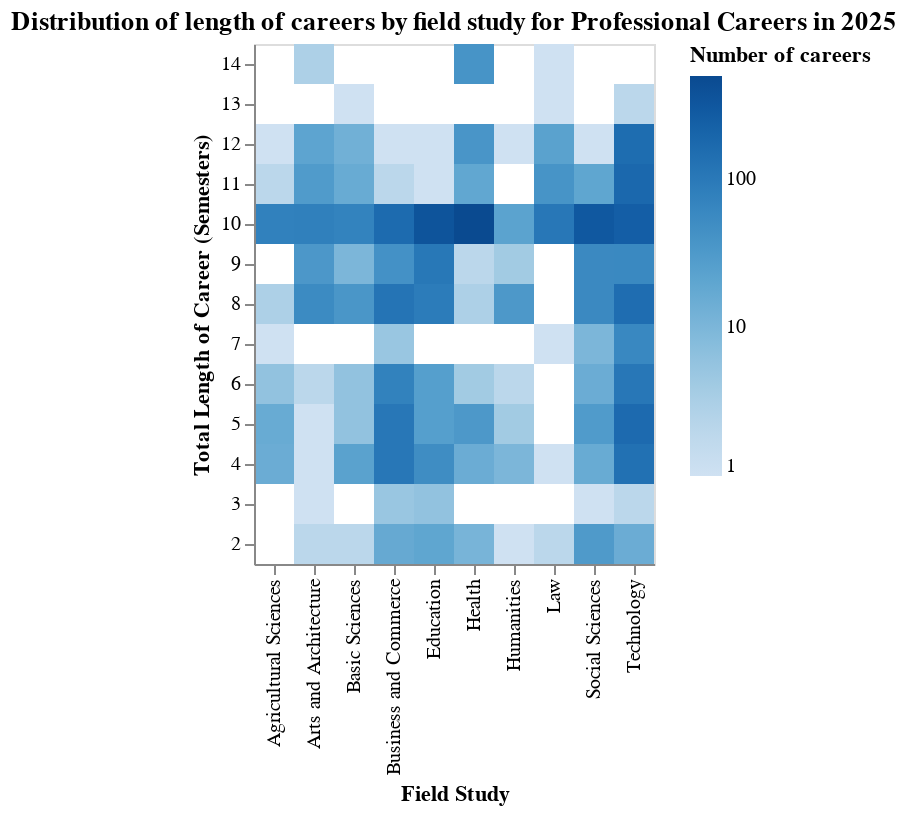

The cell this chart's notebook holds for it:
### Markdown cell above
# **Sixth Chart: Heat Map for career length and Study field for 2025**

The following Chart shows how long are careers per field study for Professional
Careers of Undergrads in 2025

### Code cell
x = "área del conocimiento"
y = "duración total de carrera"

df_6 = raw[(raw["año"] == 2025) & 
           (raw["clasificación institución nivel 1"] == "Universidades") &
           (raw["nivel global"] == "Pregrado")]
df_6 = df_6[["duración total de carrera", "área del conocimiento"]]
df_6 = (
    df_6.groupby([x,y])[y]
    .count()
    .reset_index(name="count")
)
df_6["área del conocimiento"] = df_6.apply(translate_area_del_conocimiento, axis=1)

chart_6 = (
    alt.Chart(df_6)
    .mark_rect()
    .encode(
        x=alt.X(x, title="Field Study"),
        y=alt.Y(y, type="ordinal", sort="descending", title="Total Length of Career (Semesters)"),
        color=alt.Color("count", scale=alt.Scale(scheme="blues", type="log"),
            title="Number of careers"
        ),
        tooltip=[x, y, "count"]
    )
    .properties(
        title="Distribution of length of careers by field study for Professional Careers in 2025"
    )
)
chart_6

### Figure 1 — Vega-Lite specification as saved in the notebook (floating-point values rounded to 4 significant figures)
{"config": {"view": {"continuousWidth": 300, "continuousHeight": 300}}, "data": {"name": "data-9bcc0f281d0e48513fc82e4c67deda63"}, "mark": {"type": "rect"}, "encoding": {"color": {"field": "count", "scale": {"scheme": "blues", "type": "log"}, "title": "Number of careers", "type": "quantitative"}, "tooltip": [{"field": "área del conocimiento", "type": "nominal"}, {"field": "duración total de carrera", "type": "quantitative"}, {"field": "count", "type": "quantitative"}], "x": {"field": "área del conocimiento", "title": "Field Study", "type": "nominal"}, "y": {"field": "duración total de carrera", "sort": "descending", "title": "Total Length of Career (Semesters)", "type": "ordinal"}}, "title": "Distribution of length of careers by field study for Professional Careers in 2025", "$schema": "https://vega.github.io/schema/vega-lite/v5.20.1.json", "datasets": {"data-9bcc0f281d0e48513fc82e4c67deda63": [{"área del conocimiento": "Business and Commerce", "duración total de carrera": 2.0, "count": 17}, {"área del conocimiento": "Business and Commerce", "duración total de carrera": 3.0, "count": 5}, {"área del conocimiento": "Business and Commerce", "duración total de carrera": 4.0, "count": 107}, {"área del conocimiento": "Business and Commerce", "duración total de carrera": 5.0, "count": 107}, {"área del conocimiento": "Business and Commerce", "duración total de carrera": 6.0, "count": 75}, {"área del conocimiento": "Business and Commerce", "duración total de carrera": 7.0, "count": 5}, {"área del conocimiento": "Business and Commerce", "duración total de carrera": 8.0, "count": 119}, {"área del conocimiento": "Business and Commerce", "duración total de carrera": 9.0, "count": 42}, {"área del conocimiento": "Business and Commerce", "duración total de carrera": 10.0, "count": 161}, {"área del conocimiento": "Business and Commerce", "duración total de carrera": 11.0, "count": 2}, {"área del conocimiento": "Business and Commerce", "duración total de carrera": 12.0, "count": 1}, {"área del conocimiento": "Agricultural Sciences", "duración total de carrera": 4.0, "count": 15}, {"área del conocimiento": "Agricultural Sciences", "duración total de carrera": 5.0, "count": 16}, {"área del conocimiento": "Agricultural Sciences", "duración total de carrera": 6.0, "count": 6}, {"área del conocimiento": "Agricultural Sciences", "duración total de carrera": 7.0, "count": 1}, {"área del conocimiento": "Agricultural Sciences", "duración total de carrera": 8.0, "count": 3}, {"área del conocimiento": "Agricultural Sciences", "duración total de carrera": 10.0, "count": 77}, {"área del conocimiento": "Agricultural Sciences", "duración total de carrera": 11.0, "count": 2}, {"área del conocimiento": "Agricultural Sciences", "duración total de carrera": 12.0, "count": 1}, {"área del conocimiento": "Arts and Architecture", "duración total de carrera": 2.0, "count": 2}, {"área del conocimiento": "Arts and Architecture", "duración total de carrera": 3.0, "count": 1}, {"área del conocimiento": "Arts and Architecture", "duración total de carrera": 4.0, "count": 1}, {"área del conocimiento": "Arts and Architecture", "duración total de carrera": 5.0, "count": 1}, {"área del conocimiento": "Arts and Architecture", "duración total de carrera": 6.0, "count": 2}, {"área del conocimiento": "Arts and Architecture", "duración total de carrera": 8.0, "count": 54}, {"área del conocimiento": "Arts and Architecture", "duración total de carrera": 9.0, "count": 34}, {"área del conocimiento": "Arts and Architecture", "duración total de carrera": 10.0, "count": 80}, {"área del conocimiento": "Arts and Architecture", "duración total de carrera": 11.0, "count": 30}, {"área del conocimiento": "Arts and Architecture", "duración total de carrera": 12.0, "count": 21}, {"área del conocimiento": "Arts and Architecture", "duración total de carrera": 14.0, "count": 3}, {"área del conocimiento": "Basic Sciences", "duración total de carrera": 2.0, "count": 2}, {"área del conocimiento": "Basic Sciences", "duración total de carrera": 4.0, "count": 23}, {"área del conocimiento": "Basic Sciences", "duración total de carrera": 5.0, "count": 6}, {"área del conocimiento": "Basic Sciences", "duración total de carrera": 6.0, "count": 6}, {"área del conocimiento": "Basic Sciences", "duración total de carrera": 8.0, "count": 36}, {"área del conocimiento": "Basic Sciences", "duración total de carrera": 9.0, "count": 10}, {"área del conocimiento": "Basic Sciences", "duración total de carrera": 10.0, "count": 71}, {"área del conocimiento": "Basic Sciences", "duración total de carrera": 11.0, "count": 16}, {"área del conocimiento": "Basic Sciences", "duración total de carrera": 12.0, "count": 13}, {"área del conocimiento": "Basic Sciences", "duración total de carrera": 13.0, "count": 1}, {"área del conocimiento": "Social Sciences", "duración total de carrera": 2.0, "count": 31}, {"área del conocimiento": "Social Sciences", "duración total de carrera": 3.0, "count": 1}, {"área del conocimiento": "Social Sciences", "duración total de carrera": 4.0, "count": 16}, {"área del conocimiento": "Social Sciences", "duración total de carrera": 5.0, "count": 30}, {"área del conocimiento": "Social Sciences", "duración total de carrera": 6.0, "count": 15}, {"área del conocimiento": "Social Sciences", "duración total de carrera": 7.0, "count": 10}, {"área del conocimiento": "Social Sciences", "duración total de carrera": 8.0, "count": 57}, {"área del conocimiento": "Social Sciences", "duración total de carrera": 9.0, "count": 57}, {"área del conocimiento": "Social Sciences", "duración total de carrera": 10.0, "count": 302}, {"área del conocimiento": "Social Sciences", "duración total de carrera": 11.0, "count": 20}, {"área del conocimiento": "Social Sciences", "duración total de carrera": 12.0, "count": 1}, {"área del conocimiento": "Law", "duración total de carrera": 2.0, "count": 2}, {"área del conocimiento": "Law", "duración total de carrera": 4.0, "count": 1}, {"área del conocimiento": "Law", "duración total de carrera": 7.0, "count": 1}, {"área del conocimiento": "Law", "duración total de carrera": 10.0, "count": 107}, {"área del conocimiento": "Law", "duración total de carrera": 11.0, "count": 39}, {"área del conocimiento": "Law", "duración total de carrera": 12.0, "count": 23}, {"área del conocimiento": "Law", "duración total de carrera": 13.0, "count": 1}, {"área del conocimiento": "Law", "duración total de carrera": 14.0, "count": 1}, {"área del conocimiento": "Education", "duración total de carrera": 2.0, "count": 20}, {"área del conocimiento": "Education", "duración total de carrera": 3.0, "count": 6}, {"área del conocimiento": "Education", "duración total de carrera": 4.0, "count": 49}, {"área del conocimiento": "Education", "duración total de carrera": 5.0, "count": 26}, {"área del conocimiento": "Education", "duración total de carrera": 6.0, "count": 26}, {"área del conocimiento": "Education", "duración total de carrera": 8.0, "count": 91}, {"área del conocimiento": "Education", "duración total de carrera": 9.0, "count": 105}, {"área del conocimiento": "Education", "duración total de carrera": 10.0, "count": 353}, {"área del conocimiento": "Education", "duración total de carrera": 11.0, "count": 1}, {"área del conocimiento": "Education", "duración total de carrera": 12.0, "count": 1}, {"área del conocimiento": "Humanities", "duración total de carrera": 2.0, "count": 1}, {"área del conocimiento": "Humanities", "duración total de carrera": 4.0, "count": 10}, {"área del conocimiento": "Humanities", "duración total de carrera": 5.0, "count": 4}, {"área del conocimiento": "Humanities", "duración total de carrera": 6.0, "count": 2}, {"área del conocimiento": "Humanities", "duración total de carrera": 8.0, "count": 33}, {"área del conocimiento": "Humanities", "duración total de carrera": 9.0, "count": 4}, {"área del conocimiento": "Humanities", "duración total de carrera": 10.0, "count": 22}, {"área del conocimiento": "Humanities", "duración total de carrera": 12.0, "count": 1}, {"área del conocimiento": "Health", "duración total de carrera": 2.0, "count": 11}, {"área del conocimiento": "Health", "duración total de carrera": 4.0, "count": 15}, {"área del conocimiento": "Health", "duración total de carrera": 5.0, "count": 33}, {"área del conocimiento": "Health", "duración total de carrera": 6.0, "count": 4}, {"área del conocimiento": "Health", "duración total de carrera": 8.0, "count": 3}, {"área del conocimiento": "Health", "duración total de carrera": 9.0, "count": 2}, {"área del conocimiento": "Health", "duración total de carrera": 10.0, "count": 492}, {"área del conocimiento": "Health", "duración total de carrera": 11.0, "count": 19}, {"área del conocimiento": "Health", "duración total de carrera": 12.0, "count": 37}, {"área del conocimiento": "Health", "duración total de carrera": 14.0, "count": 39}, {"área del conocimiento": "Technology", "duración total de carrera": 2.0, "count": 15}, {"área del conocimiento": "Technology", "duración total de carrera": 3.0, "count": 2}, {"área del conocimiento": "Technology", "duración total de carrera": 4.0, "count": 131}, {"área del conocimiento": "Technology", "duración total de carrera": 5.0, "count": 165}, {"área del conocimiento": "Technology", "duración total de carrera": 6.0, "count": 107}, {"área del conocimiento": "Technology", "duración total de carrera": 7.0, "count": 59}, {"área del conocimiento": "Technology", "duración total de carrera": 8.0, "count": 152}, {"área del conocimiento": "Technology", "duración total de carrera": 9.0, "count": 58}, {"área del conocimiento": "Technology", "duración total de carrera": 10.0, "count": 247}, {"área del conocimiento": "Technology", "duración total de carrera": 11.0, "count": 179}, {"área del conocimiento": "Technology", "duración total de carrera": 12.0, "count": 153}, {"área del conocimiento": "Technology", "duración total de carrera": 13.0, "count": 2}]}}
